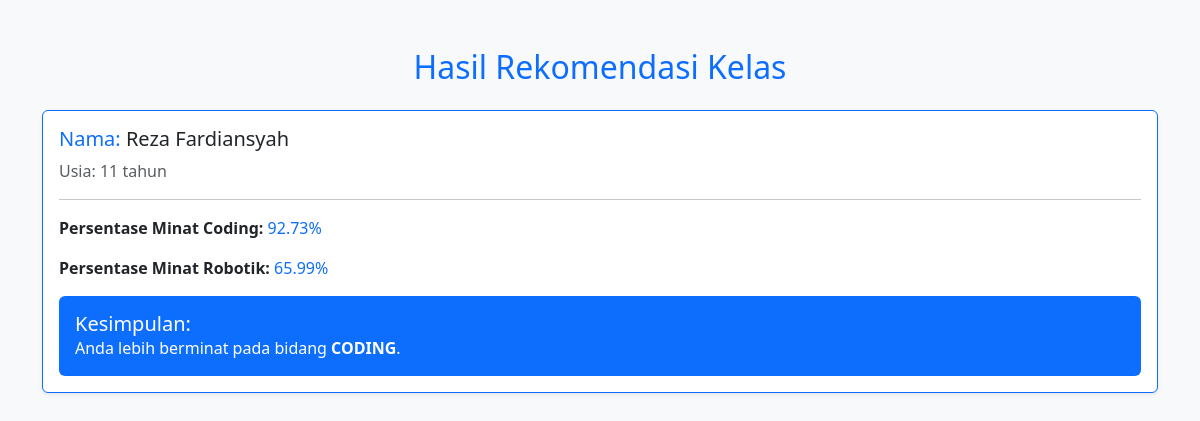
/user/hasil_cf/ (signed in), run on the app's committed database.
### user/models.py (models this page shows, shortened)
class HasilCF(models.Model):
    user = models.ForeignKey(CustomUser, on_delete=models.CASCADE)
    persen_robotik = models.DecimalField(max_digits=5, decimal_places=2)
    persen_coding = models.DecimalField(max_digits=5, decimal_places=2)
    tanggal = models.DateTimeField(auto_now_add=True)

class CustomUser(models.Model):
    MINAT_CHOICES = [
        ('robotika', 'Robotika'),
        ('coding', 'Coding'),
    ]
    nama_lengkap = models.CharField(max_length=255)
    username = models.CharField(max_length=150, unique=True)
    password = models.CharField(max_length=255)
    no_hp = models.CharField(max_length=255)
    usia = models.PositiveIntegerField(null=True, blank=True)  # Bisa dikosongkan
    date_joined = models.DateTimeField(auto_now_add=True)

### user/views.py (the view)
    def wrapper(request, *args, **kwargs):
        if not request.session.get("user_id"):  # jika session user_id tidak ada (expired/hilang)
            return redirect("login_user")  # ganti sesuai dengan nama url login user kamu
        return view_func(request, *args, **kwargs)

### user/views.py (called while the page is built)
def user_required(view_func):
    def wrapper(request, *args, **kwargs):
        if not request.session.get("user_id"):  # jika session user_id tidak ada (expired/hilang)
            return redirect("login_user")  # ganti sesuai dengan nama url login user kamu
        return view_func(request, *args, **kwargs)
    return wrapper

@user_required
def hasil_cf(request):
    user_id = request.session.get('user_id')
    if not user_id:
        return redirect('login_user')
    try:
        user = CustomUser.objects.get(id=user_id)
    except CustomUser.DoesNotExist:
        return redirect('login_user')
    user = CustomUser.objects.get(id=user_id)
    hasil = HasilCF.objects.filter(user=user).order_by('-tanggal')  # Ambil semua hasil, terbaru duluan
    return render(request, 'user/hasil_cf.html', {'hasil':hasil})

### templates/user/hasil_cf.html (shortened to what this page needs)
<!DOCTYPE html>
<html lang="id">
<head>
  <link rel="stylesheet" href="https://cdn.jsdelivr.net/npm/bootstrap@5.3.0/dist/css/bootstrap.min.css" />
</head>
<body class="bg-light">
  <div class="container mt-5">
    <div class="text-center mb-4">
      <h2 class="text-primary">Hasil Rekomendasi Kelas</h2>
    </div>
    {% if hasil %}
      {% with latest_result=hasil.0 %}
        {% if latest_result.persen_coding > latest_result.persen_robotik %}
          {% with warna="bg-primary" minat="CODING" %}
            <div class="card border-primary shadow-sm">
              <div class="card-body">
                <h5 class="card-title text-primary">
                  Nama: <span class="text-dark">{{ latest_result.user.nama_lengkap }}</span>
                </h5>
                <p class="card-text text-muted">Usia: {{ latest_result.user.usia }} tahun</p>
                <hr />
                <p class="card-text">
                  <strong>Persentase Minat Coding:</strong>
                  <span class="text-primary">{{ latest_result.persen_coding }}%</span>
                </p>
                <p class="card-text">
                  <strong>Persentase Minat Robotik:</strong>
                  <span class="text-primary">{{ latest_result.persen_robotik }}%</span>
                </p>
                <div class="mt-3 p-3 rounded text-white {{ warna }}">
                  <h5 class="mb-0">Kesimpulan:</h5>
                  <p class="mb-0">Anda lebih berminat pada bidang <strong>{{ minat }}</strong>.</p>
                </div>
              </div>
            </div>
          {% endwith %}
        {% endif %}
      {% endwith %}
    {% else %}
      <div class="alert alert-primary text-center" role="alert">
        Belum ada hasil perhitungan.
      </div>
    {% endif %}
  </div>
</body>
</html>

### data on the page
HasilCF: user.nama_lengkap "Reza Fardiansyah", user.usia "11", persen_coding "92.73", persen_robotik "65.99"

### other printed values
{{ minat }} "CODING"
